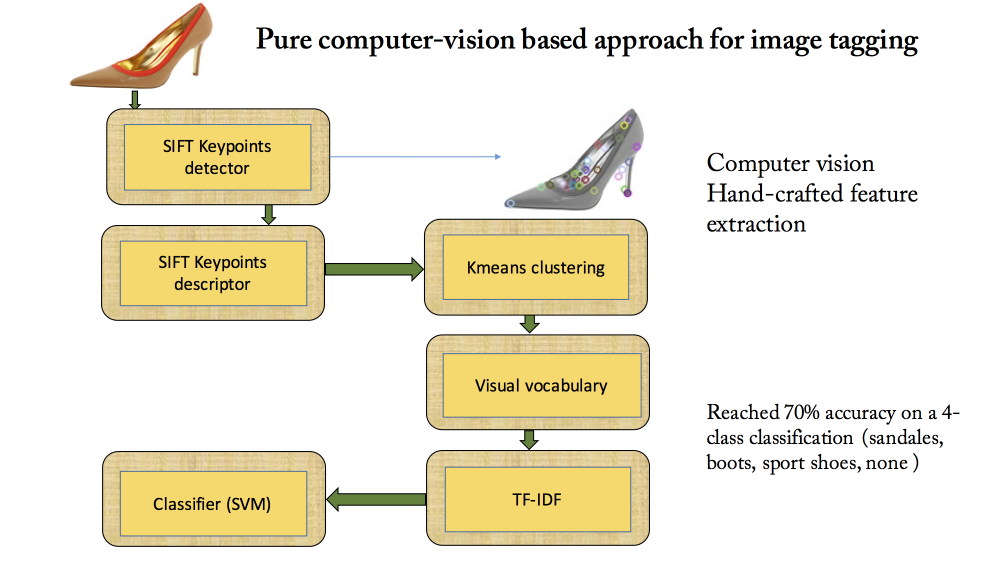
#> input picture images/computer_vision.png, 2000 x 1125 px (shown at 1/2 size)
$ python -i building_dataset.py   (imports and definitions only)   (Python 2 division)
#> lines starting #> are read from the running program, lines starting #| are printed output that depends on the picture
import numpy as np
import pandas as pd
from sklearn.preprocessing import StandardScaler
from sklearn.cluster import KMeans, MiniBatchKMeans
from sklearn.svm import LinearSVC
import cv2
import os
import time

class Dataset(object):
    # [28 lines left out: functions __init__, _is_kept, _get_int_class_labels, subset_to_cols, not called in this run]

    def get_class_by_image_id(self, image_id):
        return self.subset_df[self.subset_df['CID']==image_id]['class'].values[0]

class Preprocessing(object):

    def __init__(self, resize_to=256, half_size=112):
        self.resize_val = resize_to
        self.half_size=half_size
        self.descriptor_list = []

    def preprocess(self, full_image_path):
#> called with full_image_path = 'images/computer_vision.png'
        im = cv2.imread(full_image_path)
#> im is the input picture: shape (1125, 2000, 3); mean B, G, R 216.6, 234.6, 240.1
        height, width, _  = im.shape
#> height = 1125; width = 2000
        if height < width:
            im = cv2.resize(im, (self.resize_val, width*self.resize_val/height))
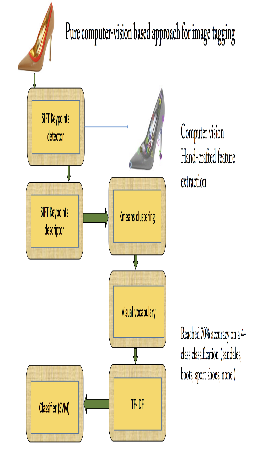
#> im: shape (455, 256, 3); mean B, G, R 216.9, 234.7, 240.2
        else:
            im = cv2.resize(im, (height*self.resize_val/width, self.resize_val))
        # Crop the image
        height, width, _ = im.shape
#> height = 455; width = 256
        im = im[height/2 - self.half_size : height/2 + self.half_size, width/2 - self.half_size : width/2 + self.half_size]
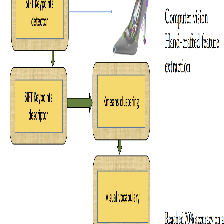
#> im: shape (224, 224, 3); mean B, G, R 206.2, 230.5, 237.4
        # Convert axes
        im = np.swapaxes(np.swapaxes(im, 1, 2), 0, 1)
        # Convert to BGR
        im = im[::-1, :, :]
        # Subtract the median and filter noise
        im = im - np.median(im)
        im = cv2.GaussianBlur(im, (3, 3), 0)

        return im

    # [43 lines left out: functions get_SIFT_descriptor, get_SIFT_decriptor_batch, calc_visual_term_frequency, not called in this run]

>>> result = Preprocessing().preprocess('images/computer_vision.png')
